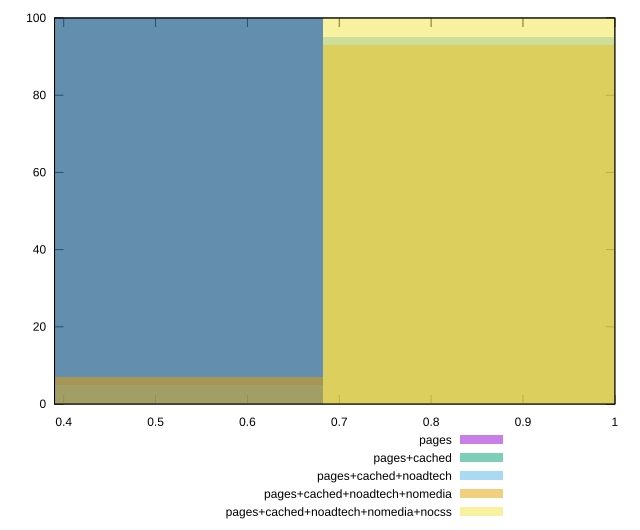

Generate this figure with gnuplot:
reset

$pages <<EOF
0.45497393380034323 100
EOF

$pagesCached <<EOF
0.45497393380034323 100
EOF

$pagesCachedNoadtech <<EOF
0.45497393380034323 5
0.9099478676006865 95
EOF

$pagesCachedNoadtechNomedia <<EOF
0.45497393380034323 7
0.9099478676006865 93
EOF

$pagesCachedNoadtechNomediaNocss <<EOF
0.9099478676006865 100
EOF

set key outside below
set boxwidth 0.45497393380034323
set xrange [0.39:1]
set yrange [0:100]
set trange [0:100]
set style fill transparent solid 0.5 noborder
set terminal svg size 640, 530 enhanced background rgb 'white'
set output "report_00023_2021-02-20T12:14:57.249Z/render-blocking-resources/comparison/histogram/all_score.svg"

plot $pages title "pages" with boxes, \
     $pagesCached title "pages+cached" with boxes, \
     $pagesCachedNoadtech title "pages+cached+noadtech" with boxes, \
     $pagesCachedNoadtechNomedia title "pages+cached+noadtech+nomedia" with boxes, \
     $pagesCachedNoadtechNomediaNocss title "pages+cached+noadtech+nomedia+nocss" with boxes

reset
